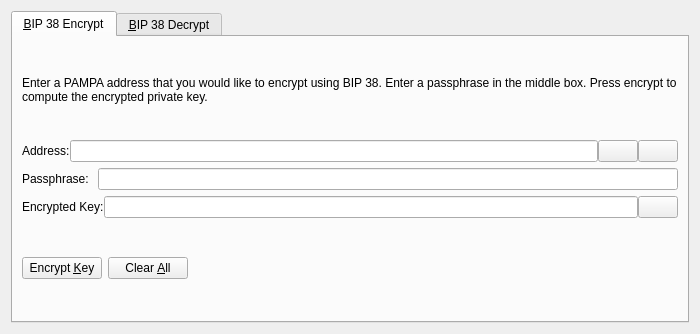
<?xml version="1.0" encoding="UTF-8"?>
<ui version="4.0">
 <class>Bip38ToolDialog</class>
 <widget class="QDialog" name="Bip38ToolDialog">
  <property name="geometry">
   <rect>
    <x>0</x>
    <y>0</y>
    <width>700</width>
    <height>334</height>
   </rect>
  </property>
  <property name="windowTitle">
   <string>BIP 38 Tool</string>
  </property>
  <property name="modal">
   <bool>true</bool>
  </property>
  <layout class="QVBoxLayout" name="verticalLayout">
   <item>
    <widget class="QTabWidget" name="tabWidget">
     <property name="currentIndex">
      <number>0</number>
     </property>
     <widget class="QWidget" name="tabBip38Encrypt">
      <attribute name="title">
       <string>&amp;BIP 38 Encrypt</string>
      </attribute>
      <layout class="QVBoxLayout" name="verticalLayout_SM">
       <item>
        <widget class="QLabel" name="infoLabel_ENC">
         <property name="text">
          <string>Enter a PAMPA address that you would like to encrypt using BIP 38. Enter a passphrase in the middle box. Press encrypt to compute the encrypted private key.</string>
         </property>
         <property name="textFormat">
          <enum>Qt::PlainText</enum>
         </property>
         <property name="wordWrap">
          <bool>true</bool>
         </property>
        </widget>
       </item>
       <item>
        <layout class="QHBoxLayout" name="horizontalLayout_1_ENC">
         <property name="spacing">
          <number>0</number>
         </property>
         <item>
          <widget class="QLabel" name="label_5">
           <property name="text">
            <string>Address:</string>
           </property>
          </widget>
         </item>
         <item>
          <widget class="QValidatedLineEdit" name="addressIn_ENC">
           <property name="toolTip">
            <string>The PAMPA address to sign the message with</string>
           </property>
          </widget>
         </item>
         <item>
          <widget class="QPushButton" name="addressBookButton_ENC">
           <property name="toolTip">
            <string>Choose previously used address</string>
           </property>
           <property name="text">
            <string/>
           </property>
           <property name="icon">
            <iconset>
             <normaloff>:/icons/address-book</normaloff>:/icons/address-book</iconset>
           </property>
           <property name="shortcut">
            <string>Alt+A</string>
           </property>
           <property name="autoDefault">
            <bool>false</bool>
           </property>
          </widget>
         </item>
         <item>
          <widget class="QPushButton" name="pasteButton_ENC">
           <property name="toolTip">
            <string>Paste address from clipboard</string>
           </property>
           <property name="text">
            <string/>
           </property>
           <property name="icon">
            <iconset>
             <normaloff>:/icons/editpaste</normaloff>:/icons/editpaste</iconset>
           </property>
           <property name="shortcut">
            <string>Alt+P</string>
           </property>
           <property name="autoDefault">
            <bool>false</bool>
           </property>
          </widget>
         </item>
        </layout>
       </item>
       <item>
        <layout class="QHBoxLayout" name="horizontalLayout_5">
         <item>
          <widget class="QLabel" name="label_6">
           <property name="text">
            <string>Passphrase: </string>
           </property>
          </widget>
         </item>
         <item>
          <widget class="QLineEdit" name="passphraseIn_ENC">
           <property name="echoMode">
            <enum>QLineEdit::Password</enum>
           </property>
          </widget>
         </item>
        </layout>
       </item>
       <item>
        <layout class="QHBoxLayout" name="horizontalLayout_2_ENC">
         <property name="spacing">
          <number>0</number>
         </property>
         <item>
          <widget class="QLabel" name="encryptedKeyLabel_ENC">
           <property name="text">
            <string>Encrypted Key:</string>
           </property>
           <property name="textFormat">
            <enum>Qt::PlainText</enum>
           </property>
          </widget>
         </item>
         <item>
          <widget class="QLineEdit" name="encryptedKeyOut_ENC">
           <property name="font">
            <font>
             <italic>true</italic>
            </font>
           </property>
           <property name="readOnly">
            <bool>true</bool>
           </property>
          </widget>
         </item>
         <item>
          <widget class="QPushButton" name="copyKeyButton_ENC">
           <property name="toolTip">
            <string>Copy the current signature to the system clipboard</string>
           </property>
           <property name="text">
            <string/>
           </property>
           <property name="icon">
            <iconset>
             <normaloff>:/icons/editcopy</normaloff>:/icons/editcopy</iconset>
           </property>
           <property name="autoDefault">
            <bool>false</bool>
           </property>
          </widget>
         </item>
        </layout>
       </item>
       <item>
        <layout class="QHBoxLayout" name="horizontalLayout_3_ENC">
         <item>
          <widget class="QPushButton" name="encryptKeyButton_ENC">
           <property name="toolTip">
            <string>Sign the message to prove you own this PAMPA address</string>
           </property>
           <property name="text">
            <string>Encrypt &amp;Key</string>
           </property>
           <property name="icon">
            <iconset>
             <normaloff>:/icons/edit</normaloff>:/icons/edit</iconset>
           </property>
           <property name="autoDefault">
            <bool>false</bool>
           </property>
          </widget>
         </item>
         <item>
          <widget class="QPushButton" name="clearButton_ENC">
           <property name="toolTip">
            <string>Reset all sign message fields</string>
           </property>
           <property name="text">
            <string>Clear &amp;All</string>
           </property>
           <property name="icon">
            <iconset>
             <normaloff>:/icons/remove</normaloff>:/icons/remove</iconset>
           </property>
           <property name="autoDefault">
            <bool>false</bool>
           </property>
          </widget>
         </item>
         <item>
          <spacer name="horizontalSpacer_1_ENC">
           <property name="orientation">
            <enum>Qt::Horizontal</enum>
           </property>
           <property name="sizeHint" stdset="0">
            <size>
             <width>40</width>
             <height>48</height>
            </size>
           </property>
          </spacer>
         </item>
         <item>
          <widget class="QLabel" name="statusLabel_ENC">
           <property name="font">
            <font>
             <weight>75</weight>
             <bold>true</bold>
            </font>
           </property>
           <property name="text">
            <string/>
           </property>
           <property name="wordWrap">
            <bool>true</bool>
           </property>
          </widget>
         </item>
         <item>
          <spacer name="horizontalSpacer_2_ENC">
           <property name="orientation">
            <enum>Qt::Horizontal</enum>
           </property>
           <property name="sizeHint" stdset="0">
            <size>
             <width>40</width>
             <height>48</height>
            </size>
           </property>
          </spacer>
         </item>
        </layout>
       </item>
      </layout>
     </widget>
     <widget class="QWidget" name="tabBip38Decrypt">
      <attribute name="title">
       <string>&amp;BIP 38 Decrypt</string>
      </attribute>
      <layout class="QVBoxLayout" name="verticalLayout_VM">
       <item>
        <widget class="QLabel" name="infoLabel_DEC">
         <property name="text">
          <string>Enter the BIP 38 encrypted private key. Enter the passphrase in the middle box. Click Decrypt Key to compute the private key. After the key is decrypted, clicking 'Import Address' will add this private key to the wallet.</string>
         </property>
         <property name="textFormat">
          <enum>Qt::PlainText</enum>
         </property>
         <property name="alignment">
          <set>Qt::AlignLeading|Qt::AlignLeft|Qt::AlignTop</set>
         </property>
         <property name="wordWrap">
          <bool>true</bool>
         </property>
        </widget>
       </item>
       <item>
        <layout class="QHBoxLayout" name="horizontalLayout_3">
         <item>
          <widget class="QLabel" name="label_2">
           <property name="text">
            <string>Encrypted Key:</string>
           </property>
          </widget>
         </item>
         <item>
          <widget class="QValidatedLineEdit" name="encryptedKeyIn_DEC">
           <property name="toolTip">
            <string>The PAMPA address the message was signed with</string>
           </property>
          </widget>
         </item>
        </layout>
       </item>
       <item>
        <layout class="QHBoxLayout" name="horizontalLayout">
         <item>
          <widget class="QLabel" name="label">
           <property name="text">
            <string>Passphrase: </string>
           </property>
          </widget>
         </item>
         <item>
          <widget class="QLineEdit" name="passphraseIn_DEC">
           <property name="echoMode">
            <enum>QLineEdit::Password</enum>
           </property>
          </widget>
         </item>
        </layout>
       </item>
       <item>
        <layout class="QHBoxLayout" name="horizontalLayout_2_DEC">
         <item>
          <widget class="QPushButton" name="decryptKeyButton_DEC">
           <property name="toolTip">
            <string>Verify the message to ensure it was signed with the specified PAMPA address</string>
           </property>
           <property name="text">
            <string>Decrypt &amp;Key</string>
           </property>
           <property name="icon">
            <iconset>
             <normaloff>:/icons/transaction_0</normaloff>:/icons/transaction_0</iconset>
           </property>
           <property name="autoDefault">
            <bool>false</bool>
           </property>
          </widget>
         </item>
         <item>
          <widget class="QPushButton" name="clearButton_DEC">
           <property name="toolTip">
            <string>Reset all verify message fields</string>
           </property>
           <property name="text">
            <string>Clear &amp;All</string>
           </property>
           <property name="icon">
            <iconset>
             <normaloff>:/icons/remove</normaloff>:/icons/remove</iconset>
           </property>
           <property name="autoDefault">
            <bool>false</bool>
           </property>
          </widget>
         </item>
         <item>
          <spacer name="horizontalSpacer_1_DEC">
           <property name="orientation">
            <enum>Qt::Horizontal</enum>
           </property>
           <property name="sizeHint" stdset="0">
            <size>
             <width>40</width>
             <height>48</height>
            </size>
           </property>
          </spacer>
         </item>
         <item>
          <widget class="QLabel" name="statusLabel_DEC">
           <property name="font">
            <font>
             <weight>75</weight>
             <bold>true</bold>
            </font>
           </property>
           <property name="text">
            <string/>
           </property>
           <property name="wordWrap">
            <bool>true</bool>
           </property>
          </widget>
         </item>
         <item>
          <spacer name="horizontalSpacer_2_DEC">
           <property name="orientation">
            <enum>Qt::Horizontal</enum>
           </property>
           <property name="sizeHint" stdset="0">
            <size>
             <width>40</width>
             <height>48</height>
            </size>
           </property>
          </spacer>
         </item>
        </layout>
       </item>
       <item>
        <layout class="QHBoxLayout" name="horizontalLayout_2">
         <item>
          <widget class="QLabel" name="label_3">
           <property name="text">
            <string>Decrypted Key:</string>
           </property>
          </widget>
         </item>
         <item>
          <widget class="QValidatedLineEdit" name="decryptedKeyOut_DEC"/>
         </item>
        </layout>
       </item>
       <item>
        <layout class="QHBoxLayout" name="horizontalLayout_4">
         <item>
          <widget class="QPushButton" name="importAddressButton_DEC">
           <property name="text">
            <string>Import Address</string>
           </property>
          </widget>
         </item>
         <item>
          <widget class="QLabel" name="label_4">
           <property name="text">
            <string>Address:</string>
           </property>
          </widget>
         </item>
         <item>
          <widget class="QLineEdit" name="addressOut_DEC"/>
         </item>
        </layout>
       </item>
      </layout>
     </widget>
    </widget>
   </item>
  </layout>
 </widget>
 <customwidgets>
  <customwidget>
   <class>QValidatedLineEdit</class>
   <extends>QLineEdit</extends>
   <header>qvalidatedlineedit.h</header>
  </customwidget>
 </customwidgets>
 <resources/>
 <connections/>
</ui>
